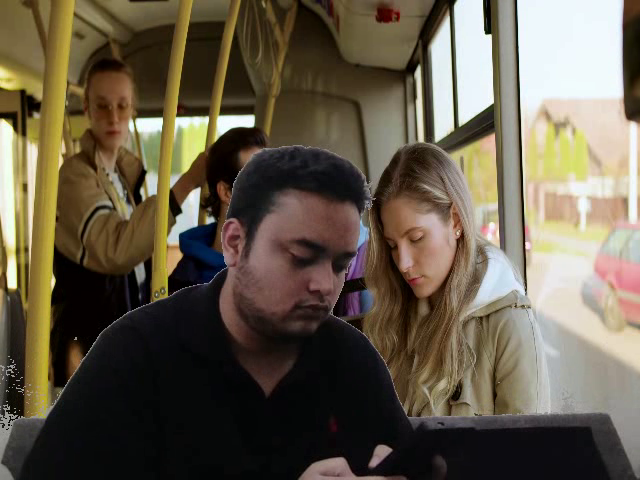
#> input picture frame 10 of resultado_final.mp4, 640 x 480 px, given in place of the camera
$ python Tarea5.py
#> lines starting #> are read from the running program, lines starting #| are printed output that depends on the picture; after the words box and inside, x2 and y2 are one past the last pixel; in counts of white or black regions, pixels touching at a corner belong together; pictures that were not available may be replaced by others from this repository, and a replacement may not be noted
# -*- coding: utf-8 -*-
"""
Created on Tue Sep 24 09:47:46 2024

@author: SamuelBrambila
"""

import cv2 as cv
import numpy as np

# Función para detectar el color predominante en una región del video
def detectar_color_predominante(frame):

    # Seleccionar una región de la esquina superior derecha
    frame_width = frame.shape[1]
    region = frame[0:100, frame_width-100:frame_width]

    # Redimensionar la región para acelerar el procesamiento
    region = cv.resize(region, (50, 50))

    # Convertir la región a una lista de colores
    pixels = np.reshape(region, (-1, 3))

    # Encontrar el color promedio de la región (puede ser una aproximación)
    color_promedio = np.mean(pixels, axis=0)

    # Redondear los valores para tener valores enteros en RGB
    color_promedio = np.round(color_promedio).astype(int)

    return color_promedio

# Función para obtener la máscara de color a partir de los límites
def obtener_mascara_color(frame, color_predominante, tolerancia):
    # Generar los límites inferior y superior para el rango de color
    lower_thresh = np.clip(color_predominante - tolerancia, 0, 255)
    upper_thresh = np.clip(color_predominante + tolerancia, 0, 255)

    # Crear una máscara basada en ese rango
    mask_color = cv.inRange(frame, lower_thresh, upper_thresh)
    mask_inv = cv.bitwise_not(mask_color)
    return mask_color, mask_inv

# Abrir webcam (video 0)
video_webcam = cv.VideoCapture(0)

# Abrir video desde el archivo
video_archivo = cv.VideoCapture('video.mp4')

# Definir el codec y crear los objetos VideoWriter para guardar los videos
fourcc = cv.VideoWriter_fourcc(*'mp4v')

# Obtener la tasa de FPS original de los videos
fps_webcam = video_webcam.get(cv.CAP_PROP_FPS)
fps_video = video_archivo.get(cv.CAP_PROP_FPS)

# Establecer las medidas de los videos para evitar cualquier problema por dimensiones diferentes
frame_width, frame_height = 640, 480

# Crear objeto VideoWriter para guardar el video final en mp4
out_resultado_final = cv.VideoWriter('resultado_final.mp4', fourcc, fps_video, (frame_width, frame_height))


# Banderas para guardar solo una imagen por tipo de video (webcam original, sin fondo, etc.)
webcam_saved = False
foreground_saved = False
background_saved = False
resultado_final_saved = False

while video_webcam.isOpened() and video_archivo.isOpened():
    ret_webcam, frame_webcam = video_webcam.read()
#> frame_webcam is the input picture: shape (480, 640, 3); mean B, G, R 74.5, 91.2, 101
    ret_video, frame_video = video_archivo.read()

    if not ret_webcam or not ret_video:
        print("Error capturando video o se ha terminado el video.")
        break

    # Redimensionar para que ambos videos tengan el mismo tamaño
    frame_webcam = cv.resize(frame_webcam, (frame_width, frame_height))
    frame_video = cv.resize(frame_video, (frame_width, frame_height))

    # Detectar el color predominante en la región de la esquina superior izquierda del fondo
    color_predominante = detectar_color_predominante(frame_webcam)
#> in detectar_color_predominante, `region = frame[0:100, frame_width-100:frame_width]`:
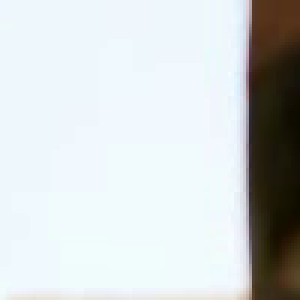
#> region: shape (100, 100, 3) (shown 3 times larger); mean B, G, R 211.2, 211, 205.8
#> in detectar_color_predominante, `pixels = np.reshape(region, (-1, 3))`: pixels = 2500 rows, first 8: [254, 247, 239], [254, 247, 239], [252, 248, 238], [252, 248, 238], [252, 248, 238], [252, 248, 238], [252, 248, 238], [252, 248, 238]
#> in detectar_color_predominante, `color_promedio = np.mean(pixels, axis=0)`: color_promedio = [211.3, 211, 205.9]
#> in detectar_color_predominante, `color_promedio = np.round(color_promedio).astype(int)`: color_promedio = [211, 211, 206]
#> color_predominante = [211, 211, 206]

    # Obtener la máscara para eliminar el fondo con base en el color predominante
    mask_color, mask_inv = obtener_mascara_color(frame_webcam, color_predominante, tolerancia=52)
#> in obtener_mascara_color, `lower_thresh = np.clip(color_predominante - tolerancia, 0, 255)`: lower_thresh = [159, 159, 154]
#> in obtener_mascara_color, `upper_thresh = np.clip(color_predominante + tolerancia, 0, 255)`: upper_thresh = [255, 255, 255]
#> in obtener_mascara_color, `mask_color = cv.inRange(frame, lower_thresh, upper_thresh)`:
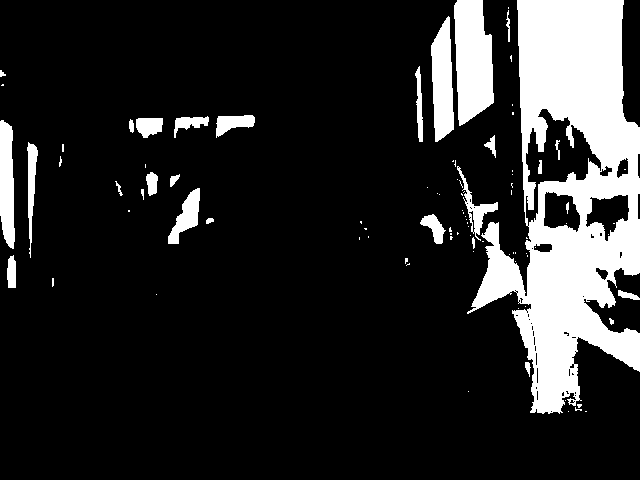
#> mask_color: shape (480, 640); 16% white; 92 white regions (63 under 20 px), largest, box (x1, y1, x2, y2) and area: (467, 0, 640, 414) 35994, (454, 0, 494, 126) 3917, (431, 16, 454, 142) 2113

    # Aplicar la máscara para eliminar el fondo del video de la webcam
    foreground_webcam = cv.bitwise_and(frame_webcam, frame_webcam, mask=mask_inv)
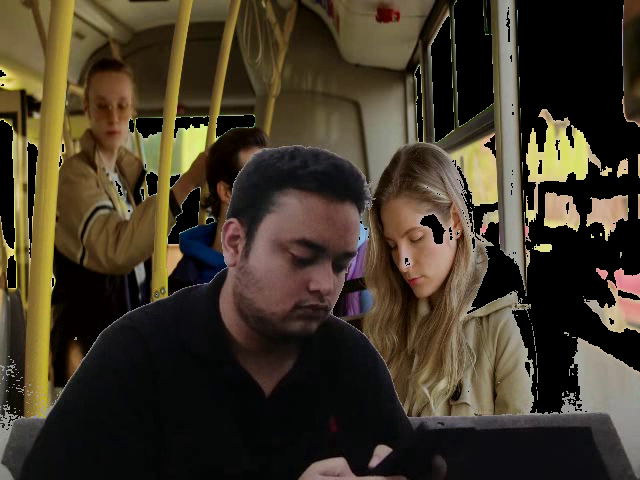
#> foreground_webcam: shape (480, 640, 3); mean B, G, R 40.1, 55.6, 65.2

    # Aplicar la máscara inversa para usar el fondo del video del archivo
    background_video = cv.bitwise_and(frame_video, frame_video, mask=mask_color)
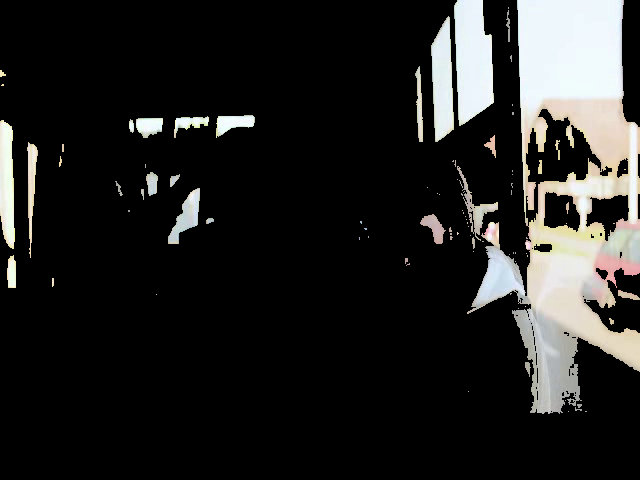
#> background_video: shape (480, 640, 3); mean B, G, R 34.4, 35.7, 35.8

    # Combinar los resultados
    total = cv.add(foreground_webcam, background_video)

    # Mostrar resultados
    cv.imshow('Webcam original', frame_webcam)          # Mostrar la webcam original
    cv.imshow('Webcam sin fondo', foreground_webcam)    # Mostrar la webcam sin el fondo detectado
    cv.imshow('Video de fondo', frame_video)            # Mostrar el video que sirve como fondo
    cv.imshow('Resultado final', total)                 # Mostrar el resultado final con la combinación

    # Guardar una sola imagen por tipo de video, esto es más que nada para evidencias del reporte
    if not webcam_saved:
        cv.imwrite('webcam_frame.png', frame_webcam)
        webcam_saved = True

    if not foreground_saved:
        cv.imwrite('foreground_webcam_frame.png', foreground_webcam)
        foreground_saved = True

    if not background_saved:
        cv.imwrite('background_video_frame.png', frame_video)
        background_saved = True

    if not resultado_final_saved:
        cv.imwrite('resultado_final_frame.png', total)
        resultado_final_saved = True

    # Guardar los frames en el archivo final
    out_resultado_final.write(total)   # Este es el video que se subirá a Youtube como evidencia

    # Presionar 'q' para salir o espera 30 segundos para dejar de capturar
    if cv.waitKey(30) & 0xFF == ord('q'):
#> (key q is pressed here)
        break

# Liberar recursos
video_webcam.release()
video_archivo.release()
out_resultado_final.release()
cv.destroyAllWindows()

$ run again, starting later in the video
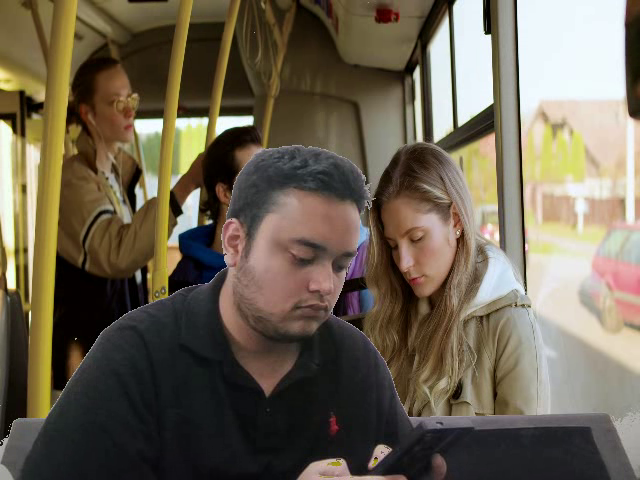
#> input picture frame 46 of resultado_final.mp4, 640 x 480 px, given in place of the camera
#> frame_webcam is the input picture: shape (480, 640, 3); mean B, G, R 82, 99, 108.8
#> in detectar_color_predominante, `region = frame[0:100, frame_width-100:frame_width]`:
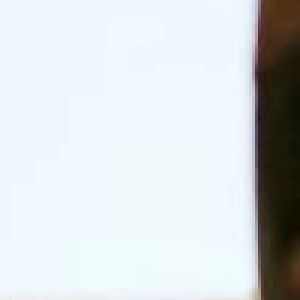
#> region: shape (100, 100, 3) (shown 3 times larger); mean B, G, R 218.1, 216.9, 210.8
#> pixels = 2500 rows, first 8: [252, 248, 238], [252, 248, 238], [252, 248, 238], [252, 248, 238], [252, 248, 238], [252, 248, 238], [252, 248, 238], [252, 248, 238]
#> in detectar_color_predominante, `color_promedio = np.mean(pixels, axis=0)`: color_promedio = [218.1, 216.9, 210.9]
#> in detectar_color_predominante, `color_promedio = np.round(color_promedio).astype(int)`: color_promedio = [218, 217, 211]
#> lower_thresh = [166, 165, 159]
#> upper_thresh = [255, 255, 255]
#> mask_color: shape (480, 640); 15.3% white; 129 white regions (101 under 20 px), largest, box (x1, y1, x2, y2) and area: (467, 0, 640, 415) 33604, (453, 0, 494, 127) 3974, (430, 16, 453, 143) 2128
#> `background_video = cv.bitwise_and(frame_video, frame_video, mask=mask_..`:
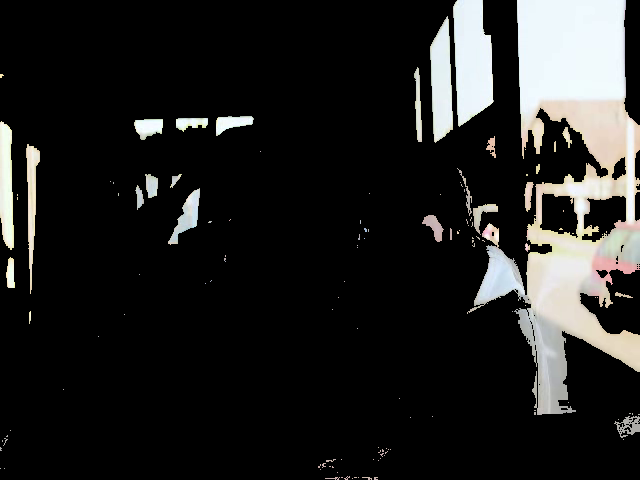
#> background_video: shape (480, 640, 3); mean B, G, R 33.5, 34.4, 34.5

$ run again, starting later in the video
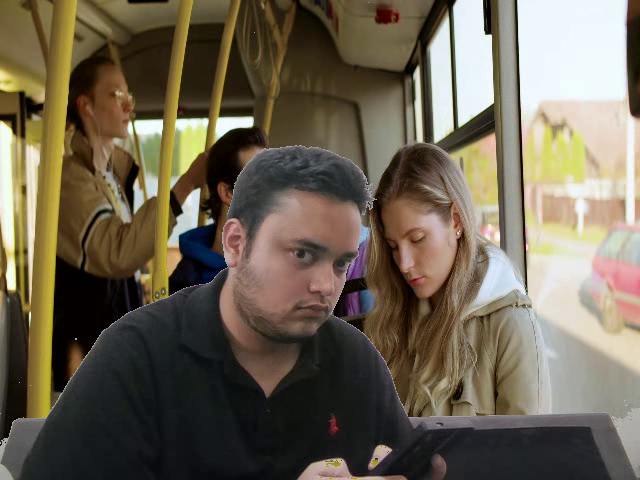
#> input picture frame 82 of resultado_final.mp4, 640 x 480 px, given in place of the camera
#> frame_webcam is the input picture: shape (480, 640, 3); mean B, G, R 82.6, 99.7, 109.4
#> in detectar_color_predominante, `region = frame[0:100, frame_width-100:frame_width]`:
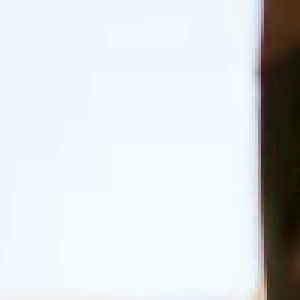
#> region: shape (100, 100, 3) (shown 3 times larger); mean B, G, R 221.5, 220.2, 213.9
#> pixels = 2500 rows, first 8: [252, 248, 238], [252, 248, 238], [252, 248, 238], [252, 248, 238], [252, 248, 238], [252, 248, 238], [252, 248, 238], [252, 248, 238]
#> in detectar_color_predominante, `color_promedio = np.mean(pixels, axis=0)`: color_promedio = [221.5, 220.2, 214]
#> in detectar_color_predominante, `color_promedio = np.round(color_promedio).astype(int)`: color_promedio = [222, 220, 214]
#> lower_thresh = [170, 168, 162]
#> upper_thresh = [255, 255, 255]
#> mask_color: shape (480, 640); 14.8% white; 143 white regions (115 under 20 px), largest, box (x1, y1, x2, y2) and area: (470, 0, 640, 415) 32386, (453, 0, 494, 127) 3995, (430, 17, 453, 143) 2120
#> `background_video = cv.bitwise_and(frame_video, frame_video, mask=mask_..`:
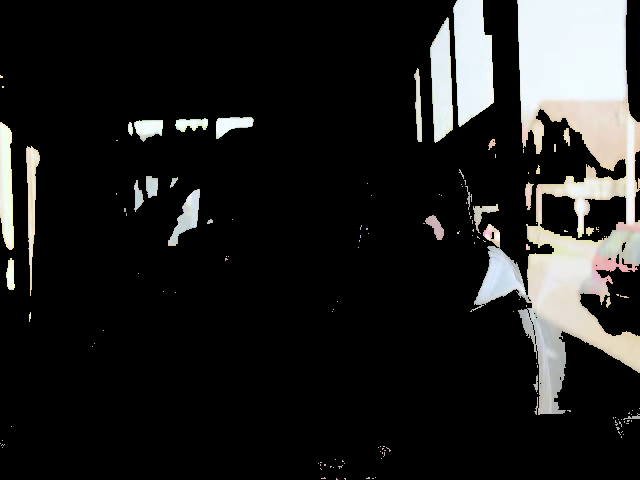
#> background_video: shape (480, 640, 3); mean B, G, R 32.7, 33.6, 33.5
